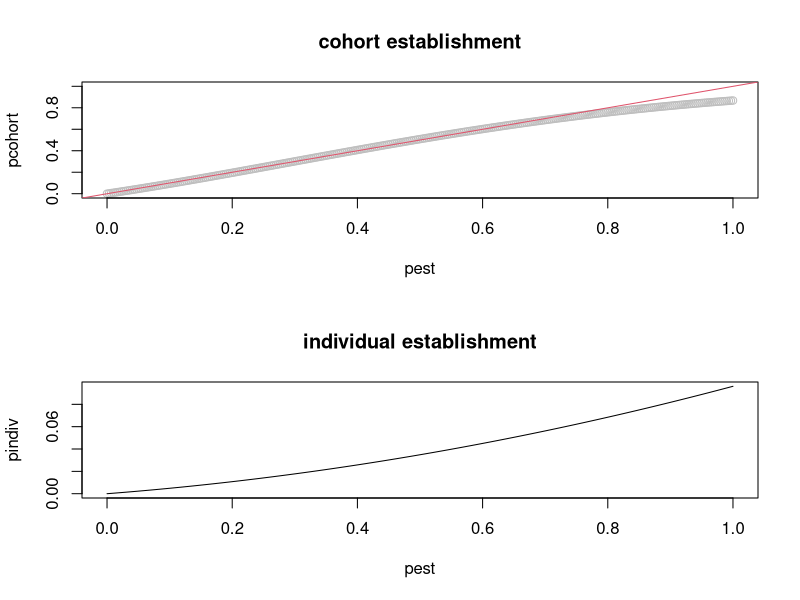

Source code (R): (Note: this script raises an error after producing the figure.)
# Functions to generate lookup for polynomial regression coefficients
# (a,b,c) values to convert PnET-derived cohort establishment 
# probabilities (pest) into individual-seedling level establishment 
# probabilities that will yield a similar cohort-level probability
# of establishment.  The result depends on the ratio of the number 
# of seeds that arrive at the plot to the number of trees that must 
# establish to be considered a cohort (nseed/ntree).
#
# Nate Lichti (nlichti@purdue.edu)  04 September 2020
#
# Function definitions
find_abc <- function(nseed, ntree, wfun = NULL, ..., plot = FALSE){
  pest <- seq(1e-5, 1-1e-5, len=301)
  if(is.null(wfun)) wfun <- function(pest){1}
  fit <- optim(
    par = c(a = 1e-4, b = -1e-4, c = 1e-2),
    fn = objective,
    ntree = ntree,
    nseed = nseed,
    pest = pest,
    weights = wfun(pest, ...)
  )
  if(plot){
    pindiv <- calc_pindiv(pest, fit$par)
    pcohort <- calc_pcohort(pindiv, nseed, ntree)
    layout(matrix(1:2,nrow=2))
    plot(pest, pcohort, col = 'grey', main = 'cohort establishment',
         xlim=0:1, ylim=0:1)
    abline(coef = 0:1, col=2)
    plot(pest, pindiv, type = 'l', main = 'individual establishment')
  }
  cbind(
    data.frame(
      seeds_arriving = nseed,
      cohort_threshold = ntree
      ), 
    t(fit$par)
  )
}
wf1 <- function(pest, v, z) plogis(-v*(pest-z))
wf2 <- function(pest, v)exp(-v*pest)
calc_pindiv <- function(pest, pars){
  lnpred <- t(outer(pest, pars))^(1:length(pars))
  pmin(pmax(0, colSums(lnpred)), 1)
}
calc_pcohort <- function(p, n, t){
  pbinom(0, ceiling(n/t), p, lower = FALSE)
}
objective <- function(pars, ntree, nseed, pest, weights){
  pindiv <- calc_pindiv(pest, pars)
  pcohort <- calc_pcohort(pindiv, nseed, ntree)
  sum(weights*(pcohort - pest)^2)
}

# Demonstrate the basic function
# in plot, grey is the calculated P(establish a cohort) and
# red is a 1:1 reference line.  Lower plot shows the individual
# seedling establishment probability as a function of PnET's Pest.
find_abc(nseed = 100, ntree = 5, wfun=wf1, 
         v=10, z=0.5, plot = TRUE)

# Make a lookup table
lookup_at <- expand.grid(
  nseed = 10^(-1:3),
  ntree = 10^seq(-1, 2, len=3)
)
lookup_abc <- with(
  lookup_at,{
    table <- mapply(find_abc, nseed=nseed, ntree=ntree, MoreArgs = list(
      wfun = wf1, v = 10, z = 0.5
    ))
    t(table)    
  }
)
head(lookup_abc)

write.csv(lookup_abc, "C:/BRM/LANDIS_II/GitCode/Extension-PnET-Succession/deploy/docs/abc_table.csv",row.names=FALSE)
